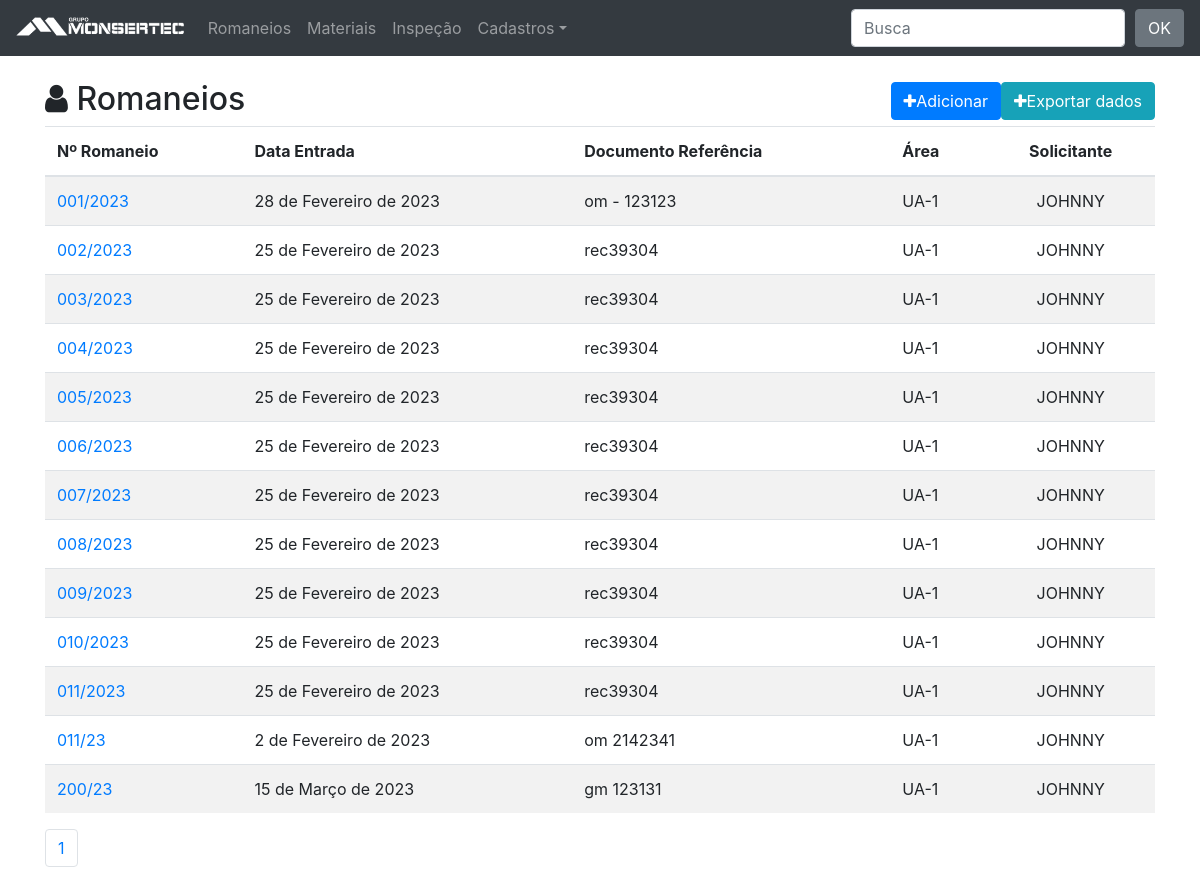
The app's page /romaneios/ with its own data.
### romaneio/models.py (models this page shows, shortened)
class Romaneio(models.Model):
    funcionario = models.ForeignKey(User, on_delete=models.CASCADE)
    entrada = models.DateField(verbose_name='Data de Entrada')
    nf = models.CharField('NF',max_length=15, blank=True, null=True)
    romaneio = models.CharField(max_length=15, unique=True)
    documento = models.CharField('documento referência', max_length=20, blank=True, null=True)
    obs = models.CharField('Obs',blank=True, null=True, max_length=40)
    area = models.ForeignKey(Area, on_delete=models.CASCADE)
    solicitante = models.ForeignKey(Solicitante, on_delete=models.CASCADE)
    relatorio = models.CharField('relatorio',blank=True, null=True, max_length=10)
    class Meta:
        ordering = ('romaneio',)
    def get_absolute_url(self):
        return reverse_lazy('romaneio:romaneio_detail', kwargs={'pk': self.pk})

class Area(models.Model):
    area = models.CharField(max_length=30, unique=True)
    class Meta:
        ordering = ('area',)
    def __str__(self):
        return self.area

class Solicitante(models.Model):
    solicitante = models.CharField(max_length=30, unique=True)
    class Meta:
        ordering = ('solicitante',)
    def __str__(self):
        return self.solicitante

### romaneio/views.py (the view)
# urls.py: path('romaneios/', v.RomaneioList.as_view(), name='romaneio_list'),
class RomaneioList(ListView):
    model = Romaneio
    template_name = 'romaneio_list.html'
    paginate_by = 20
    context_object_name = 'objects_list'
    def get_queryset(self):
        queryset = super(RomaneioList, self).get_queryset()
        search = self.request.GET.get('search')
        if search:
            queryset = queryset.filter(
                Q(romaneio__icontains=search) |
                Q(solicitante__solicitante__icontains=search)
            )
        return queryset

### romaneio/templates/romaneio_list.html
{% extends "base.html" %}
{% block content %}
    <div class="page-header">
        <h2><i class="fa fa-user"></i> Romaneios
            <span class="pull-right">
                <div style="display: flex;">
                <a href="{% url 'romaneio:romaneios_add' %}">
                    <button type="button" class="btn btn-primary">
                        <span class="fa fa-plus"></span>Adicionar
                    </button>
                </a>
                <a href="{% url 'romaneio:export_xlsx_func' %}">
                    <button type="button" class="btn btn-info">
                        <span class="fa fa-plus"></span>Exportar dados
                    </button>
                </a>
                </div>
            </span>
        </h2>
        {% if objects_list %}
        <table class="table table-striped">
            <thead>
                <tr>
                    <th>Nº Romaneio</th>
                    <th>Data Entrada</th>
                    <th>Documento Referência</th>
                    <th>Área</th>
                    <th class="text-center">Solicitante</th>
                </tr>
            </thead>
            <tbody>
                {% for object in objects_list %}
                <tr>
                    <td><a href="{{ object.get_absolute_url }}">{{ object.romaneio }}</a></td>
                    <td>{{ object.entrada }}</td>
                    <td>{{ object.documento }}</td>
                    <td>{{ object.area }}</td>
                    <td class="text-center">{{ object.solicitante }}</td>
                </tr>
                {% endfor %}
            </tbody>
        </table>
        {% else %}
        <p class="alert alert-warning">Sem Itens na Lista </p>
        {% endif %}
    </div>
    {% include "includes/pagination.html" %}
{% endblock content %}

### core/static/css/style.css (style rules this page uses)
body { margin-top: 80px; }

### records on screen
Romaneio: romaneio "001/2023", entrada "28 de Fevereiro de 2023", documento "om - 123123", area "UA-1", solicitante "JOHNNY"
Romaneio: romaneio "002/2023", entrada "25 de Fevereiro de 2023", documento "rec39304", area "UA-1", solicitante "JOHNNY"
Romaneio: romaneio "003/2023", entrada "25 de Fevereiro de 2023", documento "rec39304", area "UA-1", solicitante "JOHNNY"
Romaneio: romaneio "004/2023", entrada "25 de Fevereiro de 2023", documento "rec39304", area "UA-1", solicitante "JOHNNY"
Romaneio: romaneio "005/2023", entrada "25 de Fevereiro de 2023", documento "rec39304", area "UA-1", solicitante "JOHNNY"
Romaneio: romaneio "006/2023", entrada "25 de Fevereiro de 2023", documento "rec39304", area "UA-1", solicitante "JOHNNY"
Romaneio: romaneio "007/2023", entrada "25 de Fevereiro de 2023", documento "rec39304", area "UA-1", solicitante "JOHNNY"
Romaneio: romaneio "008/2023", entrada "25 de Fevereiro de 2023", documento "rec39304", area "UA-1", solicitante "JOHNNY"
Romaneio: romaneio "009/2023", entrada "25 de Fevereiro de 2023", documento "rec39304", area "UA-1", solicitante "JOHNNY"
Romaneio: romaneio "010/2023", entrada "25 de Fevereiro de 2023", documento "rec39304", area "UA-1", solicitante "JOHNNY"
Romaneio: romaneio "011/2023", entrada "25 de Fevereiro de 2023", documento "rec39304", area "UA-1", solicitante "JOHNNY"
Romaneio: romaneio "011/23", entrada "2 de Fevereiro de 2023", documento "om 2142341", area "UA-1", solicitante "JOHNNY"
Romaneio: romaneio "200/23", entrada "15 de Março de 2023", documento "gm 123131", area "UA-1", solicitante "JOHNNY"

### other values on screen
{{ pg }} "1"
